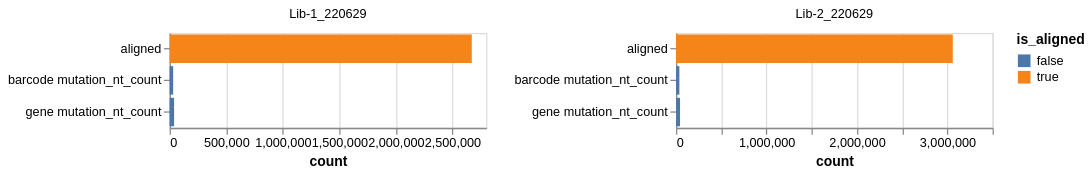

Source (Vega-Lite JSON):
### Vega-Lite specification from a JSON file in a GitHub repository (floating-point values rounded to 4 significant figures)
{"config": {"view": {"continuousWidth": 300, "continuousHeight": 300}}, "data": {"name": "data-4bffe47efde6922ab8ffcf7dabe16c57"}, "mark": {"type": "bar"}, "encoding": {"color": {"field": "is_aligned", "type": "nominal"}, "facet": {"columns": 2, "field": "pacbioRun", "title": null, "type": "nominal"}, "tooltip": [{"field": "pacbioRun", "type": "nominal"}, {"field": "filter_reason", "type": "nominal"}, {"field": "count", "type": "quantitative"}, {"field": "total_counts", "type": "quantitative"}, {"field": "frac_counts", "type": "quantitative"}], "x": {"field": "count", "type": "quantitative"}, "y": {"axis": {"title": null}, "field": "filter_reason", "type": "nominal"}}, "height": 75, "resolve": {"scale": {"x": "independent", "y": "independent"}}, "transform": [{"filter": "(datum.frac_counts > 0.01)"}, {"calculate": "(datum.filter_reason === 'aligned')", "as": "is_aligned"}], "width": 250, "$schema": "https://vega.github.io/schema/vega-lite/v5.json", "datasets": {"data-4bffe47efde6922ab8ffcf7dabe16c57": [{"pacbioRun": "Lib-1_220629", "filter_reason": "barcode clip3", "count": 1256, "total_counts": 2848122, "frac_counts": 0.000441}, {"pacbioRun": "Lib-1_220629", "filter_reason": "barcode mutation_nt_count", "count": 31126, "total_counts": 2848122, "frac_counts": 0.01093}, {"pacbioRun": "Lib-1_220629", "filter_reason": "gene clip3", "count": 11178, "total_counts": 2848122, "frac_counts": 0.003925}, {"pacbioRun": "Lib-1_220629", "filter_reason": "gene mutation_nt_count", "count": 39330, "total_counts": 2848122, "frac_counts": 0.01381}, {"pacbioRun": "Lib-1_220629", "filter_reason": "query_clip3", "count": 9525, "total_counts": 2848122, "frac_counts": 0.003344}, {"pacbioRun": "Lib-1_220629", "filter_reason": "query_clip5", "count": 14801, "total_counts": 2848122, "frac_counts": 0.005197}, {"pacbioRun": "Lib-1_220629", "filter_reason": "termini3 clip3", "count": 4136, "total_counts": 2848122, "frac_counts": 0.001452}, {"pacbioRun": "Lib-1_220629", "filter_reason": "termini3 mutation_nt_count", "count": 13906, "total_counts": 2848122, "frac_counts": 0.004883}, {"pacbioRun": "Lib-1_220629", "filter_reason": "termini5 clip5", "count": 21094, "total_counts": 2848122, "frac_counts": 0.007406}, {"pacbioRun": "Lib-1_220629", "filter_reason": "termini5 mutation_nt_count", "count": 16867, "total_counts": 2848122, "frac_counts": 0.005922}, {"pacbioRun": "Lib-1_220629", "filter_reason": "variant_tag3 mutation_nt_count", "count": 9220, "total_counts": 2848122, "frac_counts": 0.003237}, {"pacbioRun": "Lib-1_220629", "filter_reason": "variant_tag5 mutation_nt_count", "count": 2760, "total_counts": 2848122, "frac_counts": 0.0009691}, {"pacbioRun": "Lib-2_220629", "filter_reason": "barcode clip3", "count": 1271, "total_counts": 3266011, "frac_counts": 0.0003892}, {"pacbioRun": "Lib-2_220629", "filter_reason": "barcode mutation_nt_count", "count": 36863, "total_counts": 3266011, "frac_counts": 0.01129}, {"pacbioRun": "Lib-2_220629", "filter_reason": "gene clip3", "count": 14027, "total_counts": 3266011, "frac_counts": 0.004295}, {"pacbioRun": "Lib-2_220629", "filter_reason": "gene mutation_nt_count", "count": 44335, "total_counts": 3266011, "frac_counts": 0.01357}, {"pacbioRun": "Lib-2_220629", "filter_reason": "query_clip3", "count": 12716, "total_counts": 3266011, "frac_counts": 0.003893}, {"pacbioRun": "Lib-2_220629", "filter_reason": "query_clip5", "count": 22359, "total_counts": 3266011, "frac_counts": 0.006846}, {"pacbioRun": "Lib-2_220629", "filter_reason": "termini3 clip3", "count": 4175, "total_counts": 3266011, "frac_counts": 0.001278}, {"pacbioRun": "Lib-2_220629", "filter_reason": "termini3 mutation_nt_count", "count": 15331, "total_counts": 3266011, "frac_counts": 0.004694}, {"pacbioRun": "Lib-2_220629", "filter_reason": "termini5 clip5", "count": 25681, "total_counts": 3266011, "frac_counts": 0.007863}, {"pacbioRun": "Lib-2_220629", "filter_reason": "termini5 mutation_nt_count", "count": 17113, "total_counts": 3266011, "frac_counts": 0.00524}, {"pacbioRun": "Lib-2_220629", "filter_reason": "variant_tag3 mutation_nt_count", "count": 5915, "total_counts": 3266011, "frac_counts": 0.001811}, {"pacbioRun": "Lib-2_220629", "filter_reason": "variant_tag5 mutation_nt_count", "count": 5881, "total_counts": 3266011, "frac_counts": 0.001801}, {"pacbioRun": "Lib-1_220629", "filter_reason": "aligned", "count": 2672923, "total_counts": 2848122, "frac_counts": 0.9385}, {"pacbioRun": "Lib-2_220629", "filter_reason": "aligned", "count": 3060344, "total_counts": 3266011, "frac_counts": 0.937}]}}
